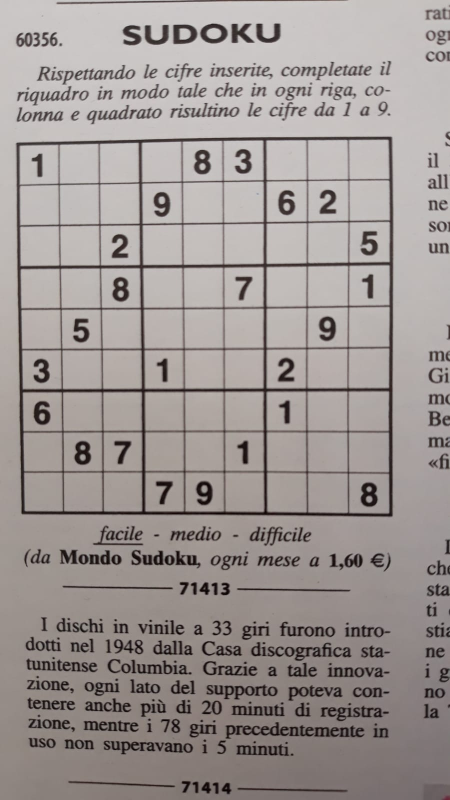
#> input picture sample_data/sudoku_real_1.jpeg, 900 x 1600 px (shown at 1/2 size)
$ python -i data_preprocessing.py   (imports and definitions only)
#> lines starting #> are read from the running program, lines starting #| are printed output that depends on the picture; after the words box and inside, x2 and y2 are one past the last pixel; in counts of white or black regions, pixels touching at a corner belong together
import operator

import cv2
import numpy as np
from skimage import measure


def pre_process_image(img: np.ndarray, skip_dilate: bool=True):
    """
    Uses a blurring function, adaptive thresholding and dilation to expose
    the main features of an image.
    """
#> called with skip_dilate = True

    # Gaussian blur with a kernal size (height, width) of 9.
    # Note that kernal sizes must be positive and odd and the kernel must be
    # square.
    proc = cv2.GaussianBlur(img.copy(), (9, 9), 0)

    # Adaptive threshold using 11 nearest neighbour pixels
    proc = cv2.adaptiveThreshold(
        proc, 255, cv2.ADAPTIVE_THRESH_GAUSSIAN_C, cv2.THRESH_BINARY, 11, 2
    )
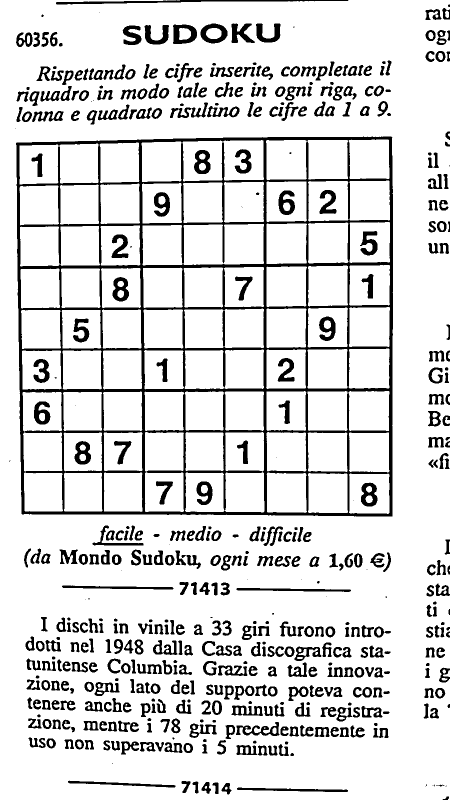
#> proc: shape (1600, 900) (shown at 1/2 size); 85.9% white; 513 black regions (36 under 20 px), largest, box (x1, y1, x2, y2) and area: (32, 273, 786, 1033) 73996, (112, 0, 697, 9) 2004, (346, 49, 394, 88) 1130

    # Invert colours, so gridlines have non-zero pixel values.
    # Necessary to dilate the image, otherwise will look like erosion instead.
    proc = cv2.bitwise_not(proc)
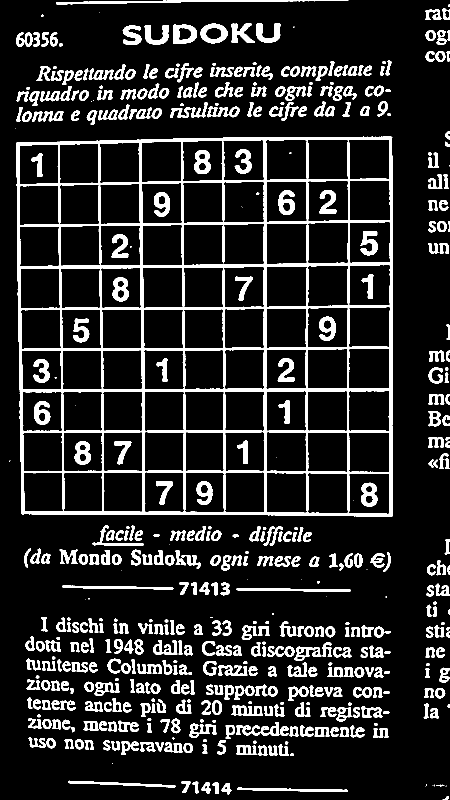
#> proc: shape (1600, 900) (shown at 1/2 size); 14.1% white; 513 white regions (36 under 20 px), largest, box (x1, y1, x2, y2) and area: (32, 273, 786, 1033) 73996, (112, 0, 697, 9) 2004, (346, 49, 394, 88) 1130

    if not skip_dilate:
        # Dilate the image to increase the size of the grid lines.
        kernel = np.array(
            [[0.0, 1.0, 0.0], [1.0, 1.0, 1.0], [0.0, 1.0, 0.0]], np.uint8
        )
        proc = cv2.dilate(proc, kernel)

    return proc


# [177 lines left out: functions find_corners_of_largest_polygon, crop_and_warp, remove_stuff, remove_stuff_old, not called in this run]

>>> import cv2
>>> picture = cv2.imread('../sample_data/sudoku_real_1.jpeg', cv2.IMREAD_GRAYSCALE)
>>> result = pre_process_image(picture)

$ run again, on sample_data/sudoku_real_3.jpeg
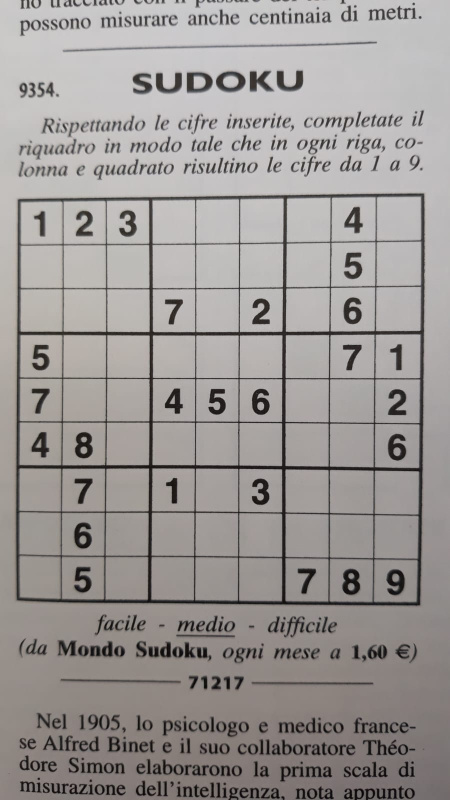
#> input picture sample_data/sudoku_real_3.jpeg, 900 x 1600 px (shown at 1/2 size)
#> in pre_process_image, `proc = cv2.adaptiveThreshold( proc, 255, cv2.ADAPTIVE_THRESH_GAUSSIAN_..`:
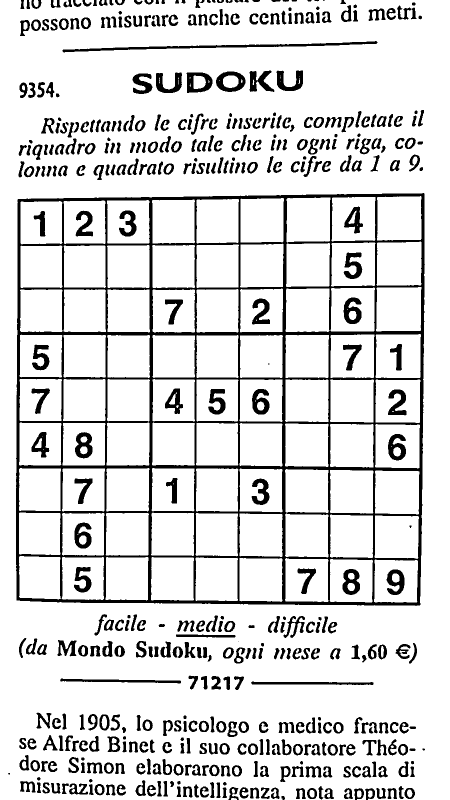
#> proc: shape (1600, 900) (shown at 1/2 size); 86.2% white; 487 black regions (7 under 20 px), largest, box (x1, y1, x2, y2) and area: (32, 386, 850, 1212) 79606, (125, 82, 755, 105) 3063, (432, 143, 491, 184) 1245
#> in pre_process_image, `proc = cv2.bitwise_not(proc)`:
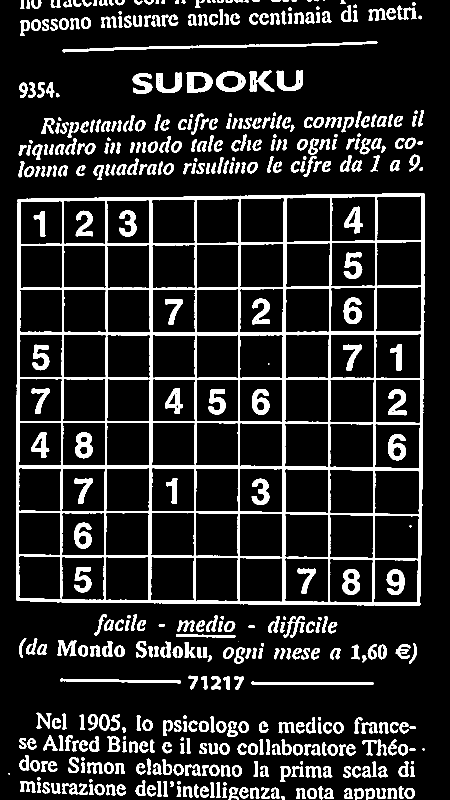
#> proc: shape (1600, 900) (shown at 1/2 size); 13.8% white; 487 white regions (7 under 20 px), largest, box (x1, y1, x2, y2) and area: (32, 386, 850, 1212) 79606, (125, 82, 755, 105) 3063, (432, 143, 491, 184) 1245

$ run again, on sample_data/sudoku_real_6.jpeg
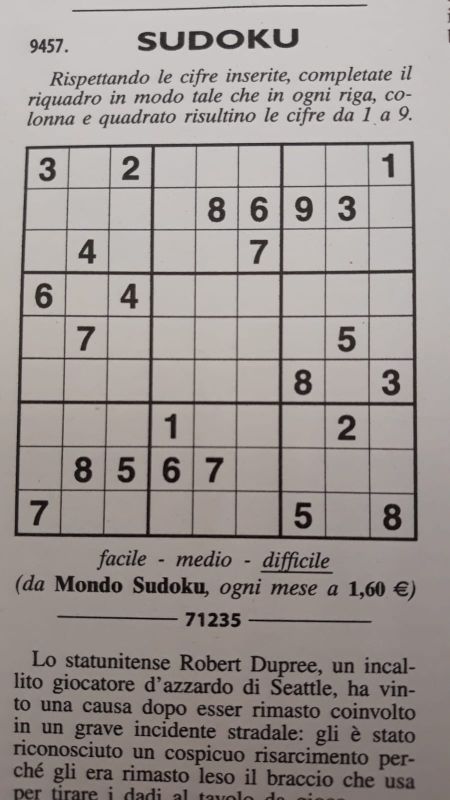
#> input picture sample_data/sudoku_real_6.jpeg, 900 x 1600 px (shown at 1/2 size)
#> in pre_process_image, `proc = cv2.adaptiveThreshold( proc, 255, cv2.ADAPTIVE_THRESH_GAUSSIAN_..`:
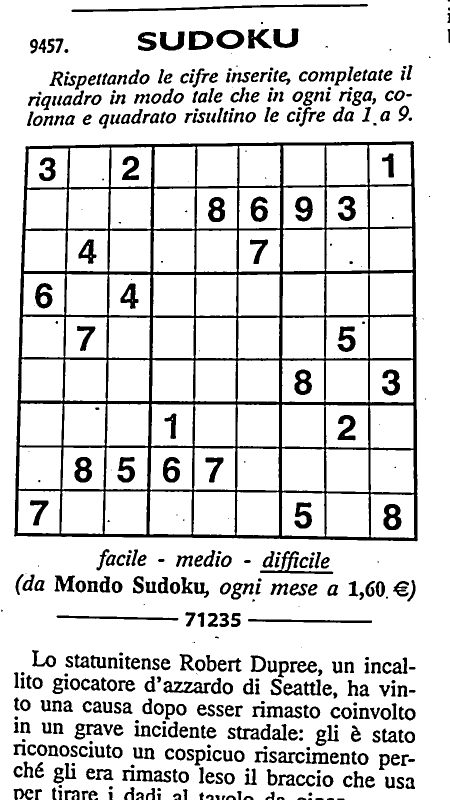
#> proc: shape (1600, 900) (shown at 1/2 size); 85.6% white; 510 black regions (47 under 20 px), largest, box (x1, y1, x2, y2) and area: (28, 282, 836, 1083) 79500, (143, 8, 736, 24) 2743, (520, 1102, 667, 1148) 1308
#> in pre_process_image, `proc = cv2.bitwise_not(proc)`:
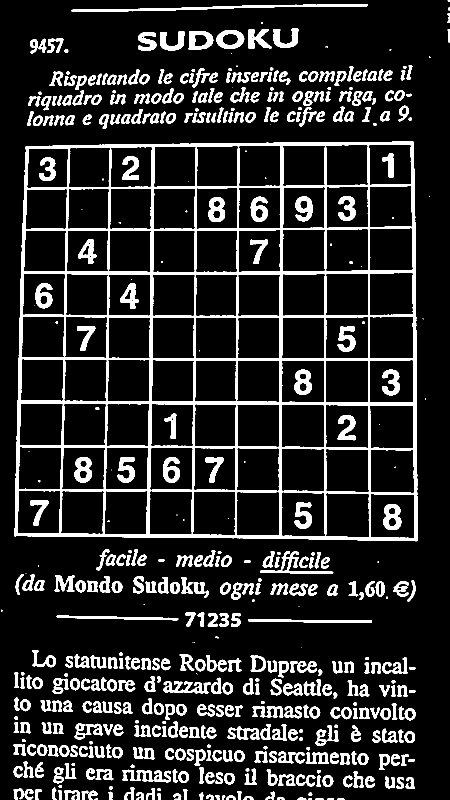
#> proc: shape (1600, 900) (shown at 1/2 size); 14.4% white; 510 white regions (47 under 20 px), largest, box (x1, y1, x2, y2) and area: (28, 282, 836, 1083) 79500, (143, 8, 736, 24) 2743, (520, 1102, 667, 1148) 1308

$ run again, on sample_data/sudoku_real_9.jpeg
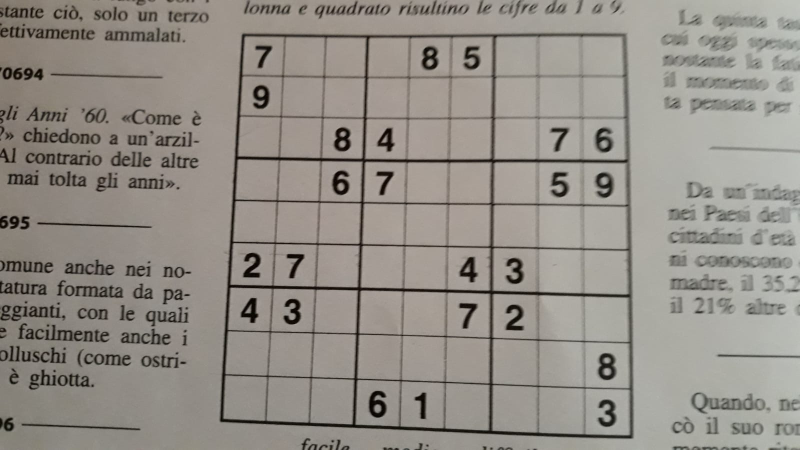
#> input picture sample_data/sudoku_real_9.jpeg, 1600 x 900 px (shown at 1/2 size)
#> in pre_process_image, `proc = cv2.adaptiveThreshold( proc, 255, cv2.ADAPTIVE_THRESH_GAUSSIAN_..`:
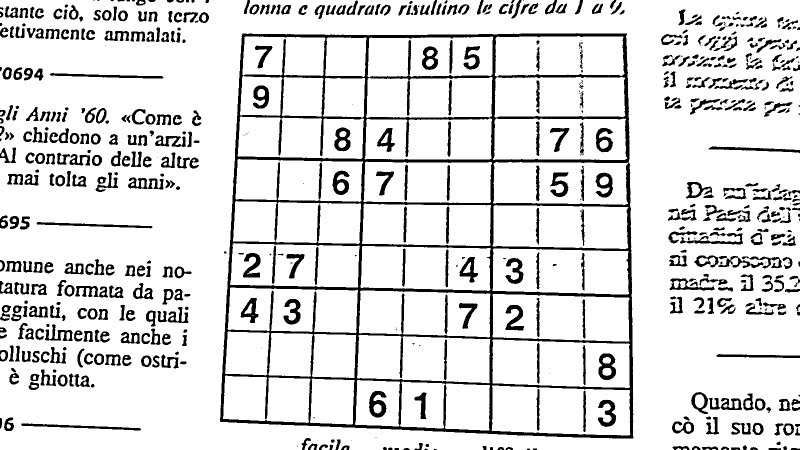
#> proc: shape (900, 1600) (shown at 1/2 size); 86.7% white; 670 black regions (103 under 20 px), largest, box (x1, y1, x2, y2) and area: (440, 66, 1267, 877) 67142, (42, 847, 282, 861) 1119, (100, 146, 327, 157) 1086
#> in pre_process_image, `proc = cv2.bitwise_not(proc)`:
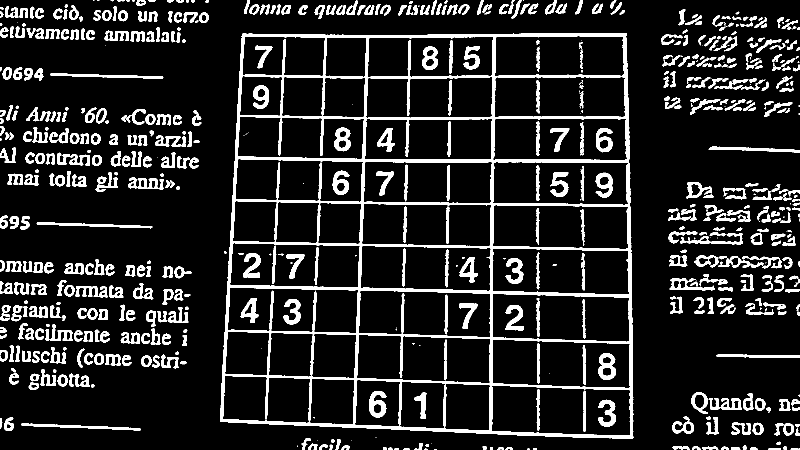
#> proc: shape (900, 1600) (shown at 1/2 size); 13.3% white; 670 white regions (103 under 20 px), largest, box (x1, y1, x2, y2) and area: (440, 66, 1267, 877) 67142, (42, 847, 282, 861) 1119, (100, 146, 327, 157) 1086
